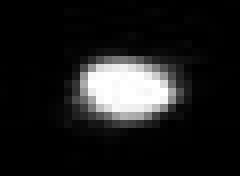
#> input picture B filter - VEGA.jpg, 30 x 22 px, given in place of DSC_0602.jpg, which was not available (shown 8 times larger)
$ python starview.py
#> lines starting #> are read from the running program, lines starting #| are printed output that depends on the picture
from PIL import Image

import matplotlib.pyplot as plt

def display_image_with_mouse_coordinates(image_path):
#> called with image_path = 'DSC_0602.jpg'
    try:
        # 원본 이미지 불러오기
        image = Image.open(image_path)
#> image is the input picture: PIL image 30x22 RGB; min 0, max 255, mean 28.6

        # 이미지 표시
        fig, ax = plt.subplots()
        ax.imshow(image)
        plt.axis("off")
        plt.show()
    except Exception as e:
        print(f"오류가 발생했습니다: {e}")

def crop_and_save(input_image_path, output_image_path, x, y, width, height):
    try:
        # 원본 이미지 불러오기
        image = Image.open(input_image_path)

        # 확대하여 보여줄 부분 추출
        region = image.crop((x-width/2, y-width/2, x + width/2, y + height/2))

        # 추출한 부분을 원하는 크기로 변경 (선택사항, 주석 처리해도 됨)
        # resized_region = region.resize((new_width, new_height))

        # 잘라낸 부분 저장
        region.save(output_image_path)

        print("이미지가 성공적으로 저장되었습니다.")
    except Exception as e:
        print(f"오류가 발생했습니다: {e}")

if __name__ == "__main__":
    # 원본 이미지 경로와 저장할 이미지 경로 입력
    input_image_path = "DSC_0602.jpg"
    output_image_path = "B-O VEGA.jpg"

    display_image_with_mouse_coordinates(input_image_path)

    # 표시하고자 하는 직사각형의 왼쪽 상단 좌표와 크기 입력
    x = int(input("시작 x 좌표: "))
#> the answer given: 3
    y = int(input("시작 y 좌표: "))
#> the answer given: 3
    width = int(input("폭: "))
#> the answer given: 100
    height = int(input("높이: "))
#> the answer given: 100

    # 함수 호출하여 이미지 처리
    crop_and_save(input_image_path, output_image_path, x, y, width, height)
#> in crop_and_save, `region = image.crop((x-width/2, y-width/2, x + width/2, y + height/2))`:
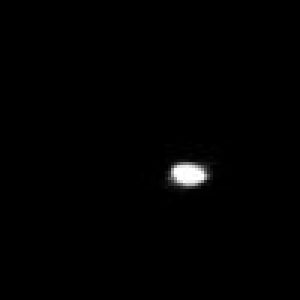
#> region: PIL image 100x100 RGB (shown 3 times larger); min 0, max 255, mean 1.9

$ run again, on V filter - VEGA.jpg
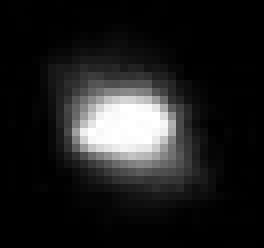
#> input picture V filter - VEGA.jpg, 33 x 31 px, given in place of DSC_0602.jpg, which was not available (shown 8 times larger)
#> in display_image_with_mouse_coordinates, image is the input picture: PIL image 33x31 RGB; min 0, max 255, mean 30.9
#> in crop_and_save, `region = image.crop((x-width/2, y-width/2, x + width/2, y + height/2))`:
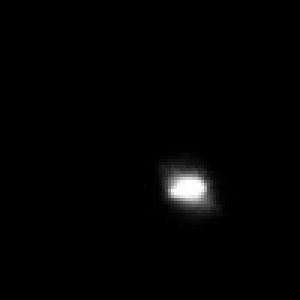
#> region: PIL image 100x100 RGB (shown 3 times larger); min 0, max 255, mean 3.2
